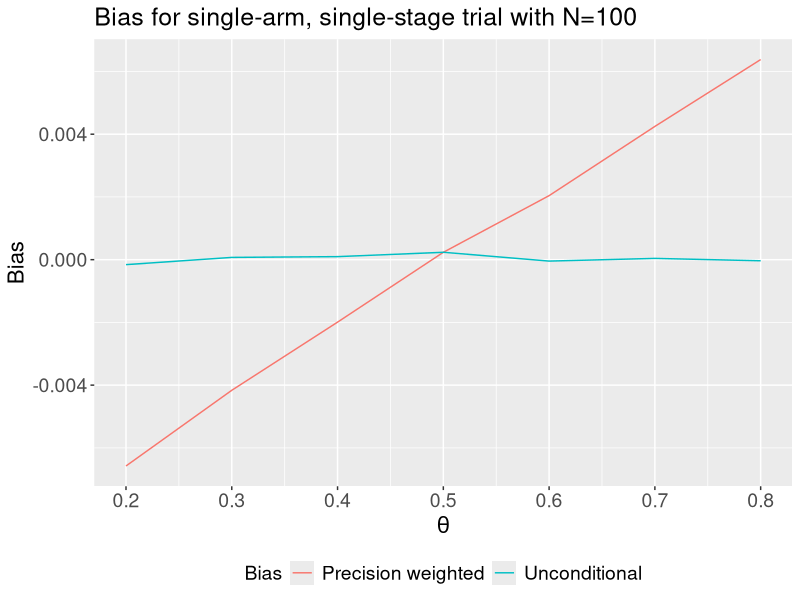
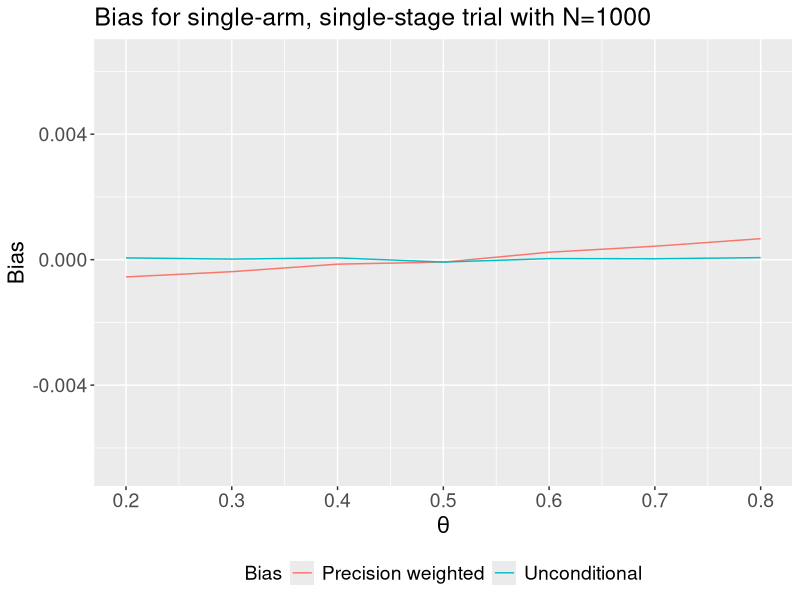
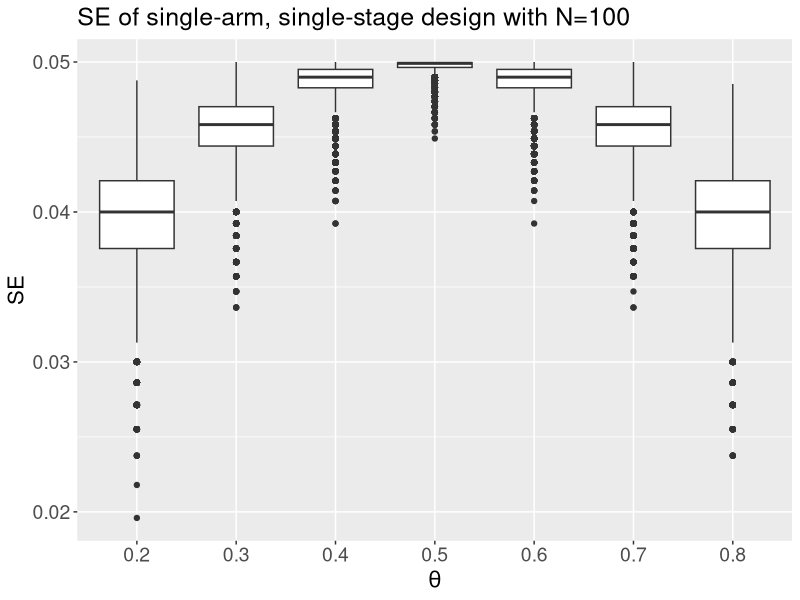

Here is the R script that generated these plots, in order:
## ---- chunk 1
knitr::opts_chunk$set(
  collapse = TRUE,
  dev='png',
  fig.path="figures/",
  comment = "#>"
)
## ---- chunk 2
#library(pwb)
library(ggplot2)
## ---- chunk 3
# Simulate single-stage design:
nsims <- 1e5
N <- 100
theta.vec <- seq(0.2, 0.8, 0.1)
unadjusted <- pwbias <- numeric(length(theta.vec))
se.list <- vector("list", length(theta.vec))

for (i in 1:length(theta.vec)) {
  responses <- rbinom(nsims, N, theta.vec[i])
  theta.hat <- responses/N
  unadjusted[i] <- mean(theta.hat-theta.vec[i])
  se <- sqrt(theta.hat*(1-theta.hat)/N)
  pwbias[i] <- weighted.mean(x=theta.hat-theta.vec[i], w=1/se^2)
  se.list[[i]] <- se
}

dat <- data.frame(theta=rep(theta.vec, times=2),
                  bias=c(unadjusted, pwbias),
                  type=rep(c("Unconditional", "Precision weighted"), each=length(theta.vec)))

se.df <- data.frame(se=unlist(se.list),
                    theta=rep(as.character(theta.vec), each=nsims))
## ---- chunk 4
    theme_update(axis.text=element_text(size=14),
          axis.title=element_text(size=16),
          legend.text=element_text(size=14),
          legend.title=element_text(size=14),
          plot.title=element_text(size=18))
ggplot(data=dat, mapping=aes(x=theta, y=bias, col=type))+
  geom_line()+
  labs(title="Bias for single-arm, single-stage trial with N=100")+
    scale_x_continuous(breaks=theta.vec)+
    scale_y_continuous(limits = range(dat$bias, na.rm=T))+
    theme(legend.position="bottom", legend.title=element_text())+
  ylab("Bias")+
  xlab(expression(theta))+
  guides(col=guide_legend(title="Bias"))
## ---- chunk 5
N <- 1000
unadjusted <- pwbias <- numeric(length(theta.vec))

for (i in 1:length(theta.vec)) {
  responses <- rbinom(nsims, N, theta.vec[i])
  theta.hat <- responses/N
  unadjusted[i] <- mean(theta.hat-theta.vec[i])
  se <- sqrt(theta.hat*(1-theta.hat)/N)
  pwbias[i] <- weighted.mean(x=theta.hat-theta.vec[i], w=1/se^2)
}

dat1000 <- data.frame(theta=rep(theta.vec, times=2),
                  bias=c(unadjusted, pwbias),
                  type=rep(c("Unconditional", "Precision weighted"), each=length(theta.vec)))

ggplot(data=dat1000, mapping=aes(x=theta, y=bias, col=type))+
  geom_line()+
  labs(title="Bias for single-arm, single-stage trial with N=1000")+
    scale_x_continuous(breaks=theta.vec)+
    scale_y_continuous(limits = range(dat$bias, na.rm=T))+
  theme(legend.position="bottom")+
  ylab("Bias")+
  xlab(expression(theta))+
  guides(col=guide_legend(title="Bias"))

## ---- chunk 6
ggplot(data=se.df, mapping=aes(x=theta, y=se))+
  geom_boxplot()+
  xlab(expression(theta))+
  ylab("SE")+
  labs(title="SE of single-arm, single-stage design with N=100")
